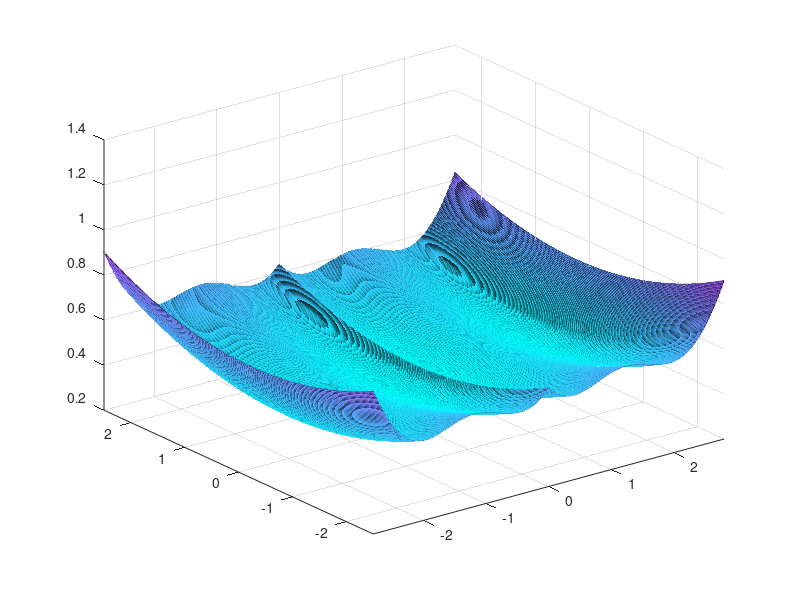

MATLAB code for this plot: (Note: this script raises an error after producing the figure.)
%半透明耦合势函数的参数比较
clear all;clc;
a1=0.5;b1=1.2;v=0.45;r=1;c=0.005;e=0.05;
x=-3:0.01:3;
y=-3:0.01:3;
for i=1:length(x)
    for j=1:length(y)
   u(j,i)=((1/2).*a1.*((x(i)+b1).^2)+v.*exp((-(x(i)+b1).^2)./(r.^2))+1/2*e*y(j).^2+c/2*(x(i).^2+y(j).^2)-c*x(i).*y(j)).*(x(i)<0)+((1/2).*a1.*((x(i)-b1).^2)+v.*exp((-(x(i)-b1).^2)./(r.^2))+1/2*e*y(j).^2+c/2*(x(i).^2+y(j).^2)-c*x(i).*y(j)).*(x(i)>=0);
    end
end

colormap(cool)
surf(x,y,u);xlim([-2.8 2.8]);ylim([-2.5 2.5])
alpha(0.5)
hold on
a1=0.6;b1=1.2;v=0.45;r=1;c=0.005;e=0.05;
x=-3:0.01:3;
y=-3:0.01:3;
for i=1:length(x)
    for j=1:length(y)
   u(j,i)=((1/2).*a1.*((x(i)+b1).^2)+v.*exp((-(x(i)+b1).^2)./(r.^2))+1/2*e*y(j).^2+c/2*(x(i).^2+y(j).^2)-c*x(i).*y(j)).*(x(i)<0)+((1/2).*a1.*((x(i)-b1).^2)+v.*exp((-(x(i)-b1).^2)./(r.^2))+1/2*e*y(j).^2+c/2*(x(i).^2+y(j).^2)-c*x(i).*y(j)).*(x(i)>=0);
    end
end

colormap(cool);colorbar
surf(x,y,u);xlim([-2.8 2.8]);ylim([-2.5 2.5])
alpha(0.5)
hold on
% ylim([1.2 1.3]);
% zlim([-0.08 0.15]);

a1=0.7;b1=1.2;v=0.45;r=1;c=0.005;e=0.05;
x=-3:0.01:3;
y=-3:0.01:3;
for i=1:length(x)
    for j=1:length(y)
   u(j,i)=((1/2).*a1.*((x(i)+b1).^2)+v.*exp((-(x(i)+b1).^2)./(r.^2))+1/2*e*y(j).^2+c/2*(x(i).^2+y(j).^2)-c*x(i).*y(j)).*(x(i)<0)+((1/2).*a1.*((x(i)-b1).^2)+v.*exp((-(x(i)-b1).^2)./(r.^2))+1/2*e*y(j).^2+c/2*(x(i).^2+y(j).^2)-c*x(i).*y(j)).*(x(i)>=0);
    end
end
figure(1)
colormap(cool)
surf(x,y,u);xlim([-2.8 2.8]);ylim([-2.5 2.5])
alpha(0.5)
 shading interp
 xlabel('\itx','FontName','Times New Roman','FontSize',15.5);
 ylabel('\ity','FontName','Times New Roman','FontSize',15.5);
 zlabel('\itU(x,y)','FontName','Times New Roman','FontSize',15.5);